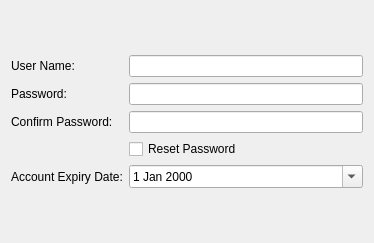
<?xml version="1.0" encoding="UTF-8"?>
<ui version="4.0">
 <class>UserForm</class>
 <widget class="QWidget" name="UserForm">
  <property name="geometry">
   <rect>
    <x>0</x>
    <y>0</y>
    <width>374</width>
    <height>243</height>
   </rect>
  </property>
  <property name="windowTitle">
   <string>Form</string>
  </property>
  <layout class="QVBoxLayout" name="verticalLayout">
   <item>
    <layout class="QGridLayout" name="gridLayout">
     <item row="2" column="0">
      <widget class="QLabel" name="label_3">
       <property name="text">
        <string>Confirm Password:</string>
       </property>
      </widget>
     </item>
     <item row="1" column="1">
      <widget class="QLineEdit" name="edtPassword">
       <property name="echoMode">
        <enum>QLineEdit::Password</enum>
       </property>
      </widget>
     </item>
     <item row="0" column="0">
      <widget class="QLabel" name="label">
       <property name="text">
        <string>User Name:</string>
       </property>
      </widget>
     </item>
     <item row="4" column="0">
      <widget class="QLabel" name="label_4">
       <property name="text">
        <string>Account Expiry Date:</string>
       </property>
      </widget>
     </item>
     <item row="2" column="1">
      <widget class="QLineEdit" name="edtConfirmPassword">
       <property name="echoMode">
        <enum>QLineEdit::Password</enum>
       </property>
      </widget>
     </item>
     <item row="1" column="0">
      <widget class="QLabel" name="label_2">
       <property name="text">
        <string>Password:</string>
       </property>
      </widget>
     </item>
     <item row="0" column="1">
      <widget class="QLineEdit" name="edtUserName"/>
     </item>
     <item row="4" column="1">
      <widget class="QDateEdit" name="edtExpireDate">
       <property name="calendarPopup">
        <bool>true</bool>
       </property>
      </widget>
     </item>
     <item row="3" column="1">
      <widget class="QCheckBox" name="cbResetPassword">
       <property name="text">
        <string>Reset Password</string>
       </property>
      </widget>
     </item>
    </layout>
   </item>
  </layout>
 </widget>
 <tabstops>
  <tabstop>edtUserName</tabstop>
  <tabstop>edtPassword</tabstop>
  <tabstop>edtConfirmPassword</tabstop>
  <tabstop>cbResetPassword</tabstop>
  <tabstop>edtExpireDate</tabstop>
 </tabstops>
 <resources/>
 <connections/>
</ui>
